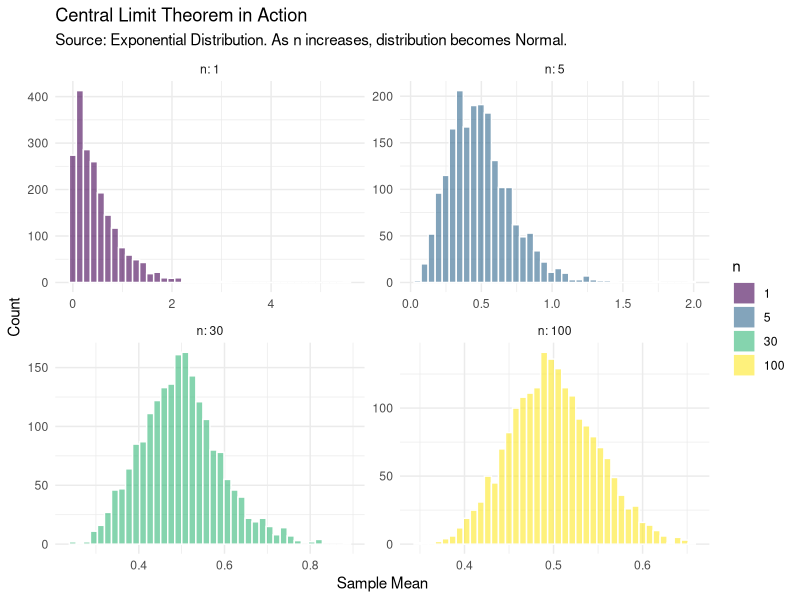

The R script that drew this image:
#' @title Central Limit Theorem (CLT) Simulator
#' @description This script demonstrates that the sum (or mean) of 
#' independent and identically distributed (i.i.d.) random variables 
#' tends toward a normal distribution, regardless of the shape of the 
#' original distribution.

library(ggplot2)
library(patchwork) # For combining plots

# 1. Define Parent Distribution (Exponential - highly skewed)
n_sims <- 2000

run_clt_sim <- function(n_sample) {
  # We take 'n_sample' from exponential distribution and calculate the mean
  # We repeat this 'n_sims' times
  means <- replicate(n_sims, mean(rexp(n_sample, rate = 2)))
  return(data.frame(mean_val = means, n = factor(n_sample)))
}

# 2. Simulate for different n
cat("Simulating CLT convergence...\n")
df1 <- run_clt_sim(1)
df2 <- run_clt_sim(5)
df5 <- run_clt_sim(30)
df10 <- run_clt_sim(100)

combined_df <- rbind(df1, df2, df5, df10)

# 3. Visualization
ggplot(combined_df, aes(x = mean_val, fill = n)) +
  geom_histogram(bins = 40, color = "white", alpha = 0.6) +
  facet_wrap(~n, scales = "free", labeller = label_both) +
  labs(
    title = "Central Limit Theorem in Action",
    subtitle = "Source: Exponential Distribution. As n increases, distribution becomes Normal.",
    x = "Sample Mean",
    y = "Count"
  ) +
  theme_minimal() +
  scale_fill_viridis_d()

# Notice how for n=1, it looks like an exponential curve.
# For n=100, it's a perfect bell curve.
